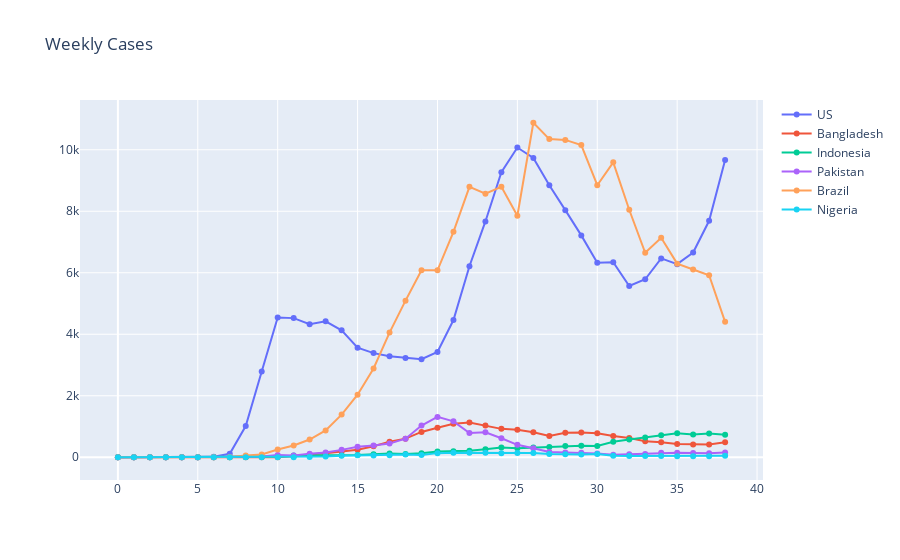

The cell this chart's notebook holds for it:
### Code cell
trace0 = go.Scatter(x=WeeklyUS_cases.index, y=WeeklyUS_cases["UnitedStates"], 
                    name="US", 
                    mode="lines+markers") 

trace1 = go.Scatter(x=WeeklyCountries_cases.index, y=WeeklyCountries_cases["Bangladesh"], 
                    name="Bangladesh", 
                    mode="lines+markers")  

trace2 = go.Scatter(x=WeeklyCountries_cases.index, y=WeeklyCountries_cases["Indonesia"], 
                    name="Indonesia", 
                    mode="lines+markers") 

trace3 = go.Scatter(x=WeeklyCountries_cases.index, y=WeeklyCountries_cases["Pakistan"], 
                    name="Pakistan", 
                    mode="lines+markers") 

trace4 = go.Scatter(x=WeeklyCountries_cases.index, y=WeeklyCountries_cases["Brazil"], 
                    name="Brazil", 
                    mode="lines+markers") 

trace5 = go.Scatter(x=WeeklyCountries_cases.index, y=WeeklyCountries_cases["Nigeria"], 
                    name="Nigeria", 
                    mode="lines+markers")

mydata = go.Data([trace0, trace1,trace2, trace3,trace4,trace5])

mylayout = go.Layout(
    title="Weekly Cases"
)

fig = go.Figure(data=mydata, layout=mylayout)

plotly.offline.iplot(fig, filename = '')

### Figure 1 — Plotly figure (JSON) as saved in the notebook; plotly's stock layout.template omitted (floating-point values rounded to 4 significant figures)
{"data": [{"mode": "lines+markers", "name": "US", "type": "scatter", "x": [0, 1, 2, 3, 4, 5, 6, 7, 8, 9, 10, 11, 12, 13, 14, 15, 16, 17, 18, 19, 20, 21, 22, 23, 24, 25, 26, 27, 28, 29, 30, 31, 32, 33, 34, 35, 36, 37, 38], "y": [0, 0, 0, 0, 0, 1, 20, 112, 1013, 2791, 4548, 4525, 4324, 4421, 4127, 3565, 3387, 3288, 3227, 3190, 3424, 4462, 6211, 7669, 9269, 10073, 9735, 8843, 8036, 7216, 6323, 6344, 5570, 5789, 6467, 6280, 6660, 7690, 9666]}, {"mode": "lines+markers", "name": "Bangladesh", "type": "scatter", "x": [0, 1, 2, 3, 4, 5, 6, 7, 8, 9, 10, 11, 12, 13, 14, 15, 16, 17, 18, 19, 20, 21, 22, 23, 24, 25, 26, 27, 28, 29, 30, 31, 32, 33, 34, 35, 36, 37, 38], "y": [0, 0, 0, 0, 0, 0, 0, 0, 1, 1, 3, 29, 93, 129, 184, 241, 355, 508, 605, 823, 959, 1092, 1128, 1033, 923, 892, 814, 689, 798, 808, 778, 690, 623, 519, 490, 431, 416, 416, 489]}, {"mode": "lines+markers", "name": "Indonesia", "type": "scatter", "x": [0, 1, 2, 3, 4, 5, 6, 7, 8, 9, 10, 11, 12, 13, 14, 15, 16, 17, 18, 19, 20, 21, 22, 23, 24, 25, 26, 27, 28, 29, 30, 31, 32, 33, 34, 35, 36, 37, 38], "y": [0, 0, 0, 0, 0, 0, 0, 3, 12, 22, 28, 54, 57, 61, 65, 70, 98, 124, 109, 133, 190, 197, 215, 258, 314, 293, 316, 335, 364, 373, 367, 506, 580, 641, 713, 780, 742, 773, 734]}, {"mode": "lines+markers", "name": "Pakistan", "type": "scatter", "x": [0, 1, 2, 3, 4, 5, 6, 7, 8, 9, 10, 11, 12, 13, 14, 15, 16, 17, 18, 19, 20, 21, 22, 23, 24, 25, 26, 27, 28, 29, 30, 31, 32, 33, 34, 35, 36, 37, 38], "y": [0, 0, 0, 0, 0, 0, 0, 5, 23, 24, 72, 60, 113, 157, 240, 342, 384, 444, 604, 1032, 1313, 1168, 786, 814, 618, 404, 295, 169, 153, 150, 126, 79, 100, 103, 144, 150, 136, 133, 155]}, {"mode": "lines+markers", "name": "Brazil", "type": "scatter", "x": [0, 1, 2, 3, 4, 5, 6, 7, 8, 9, 10, 11, 12, 13, 14, 15, 16, 17, 18, 19, 20, 21, 22, 23, 24, 25, 26, 27, 28, 29, 30, 31, 32, 33, 34, 35, 36, 37, 38], "y": [0, 0, 0, 0, 0, 0, 1, 7, 56, 90, 251, 382, 576, 871, 1387, 2035, 2886, 4055, 5093, 6081, 6078, 7332, 8795, 8572, 8794, 7853, 10879, 10348, 10322, 10152, 8847, 9591, 8049, 6648, 7139, 6297, 6108, 5920, 4405]}, {"mode": "lines+markers", "name": "Nigeria", "type": "scatter", "x": [0, 1, 2, 3, 4, 5, 6, 7, 8, 9, 10, 11, 12, 13, 14, 15, 16, 17, 18, 19, 20, 21, 22, 23, 24, 25, 26, 27, 28, 29, 30, 31, 32, 33, 34, 35, 36, 37, 38], "y": [0, 0, 0, 0, 0, 0, 0, 0, 1, 3, 4, 4, 11, 23, 51, 64, 53, 66, 87, 77, 134, 148, 146, 144, 134, 141, 137, 102, 95, 91, 106, 51, 40, 43, 37, 36, 35, 34, 49]}], "layout": {"title": {"text": "Weekly Cases"}}}
